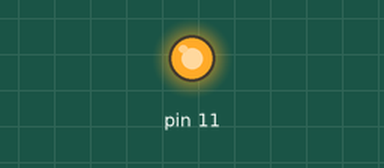
Recording of a program running on a simulated Raspberry Pi (header pin numbers). On the bench: output pins drawn as LEDs (lit = HIGH). At 10.0 s the program stops and its outputs stay as they are.

Above: at 0.1 s.
At 10.1 s:
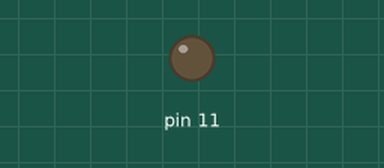
Timing chart, 0 to 11.5 s (numbered marks = the images above):
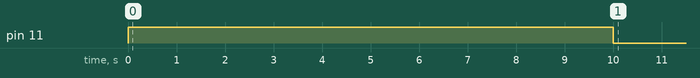

The program:

RelayDHT.py
```python
# (licence header left out)
import time
import RPi.GPIO as GPIO

# RPi.GPIO Layout verwenden (wie Pin-Nummern)
GPIO.setmode(GPIO.BOARD)

# Pin 11 (GPIO 17) auf Output setzen
GPIO.setup(11, GPIO.OUT)

# LED an
GPIO.output(11, GPIO.HIGH)

# Warte 10 s
time.sleep(10)

# LED aus
GPIO.output(11, GPIO.LOW)

# Wird zum Putzen of all benoetigt
GPIO.cleanup()

# message = "End of GPIO-Script"
# print (message)
```

Measured:
- by itself, pin 11: LOW → HIGH at 0.00 s, → LOW 10.0 s later
